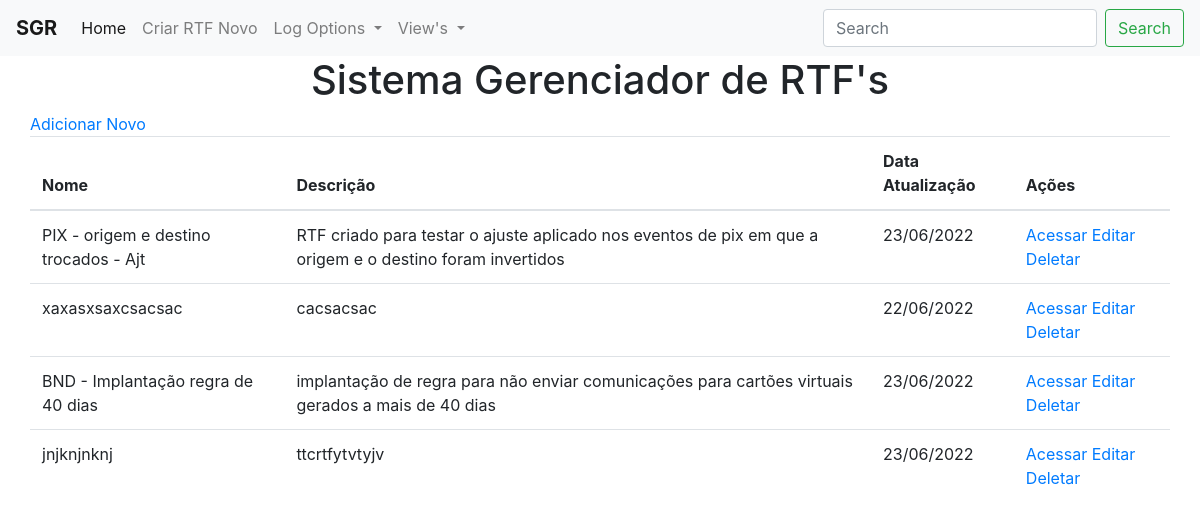
Before: /viewRTF with the older database file.
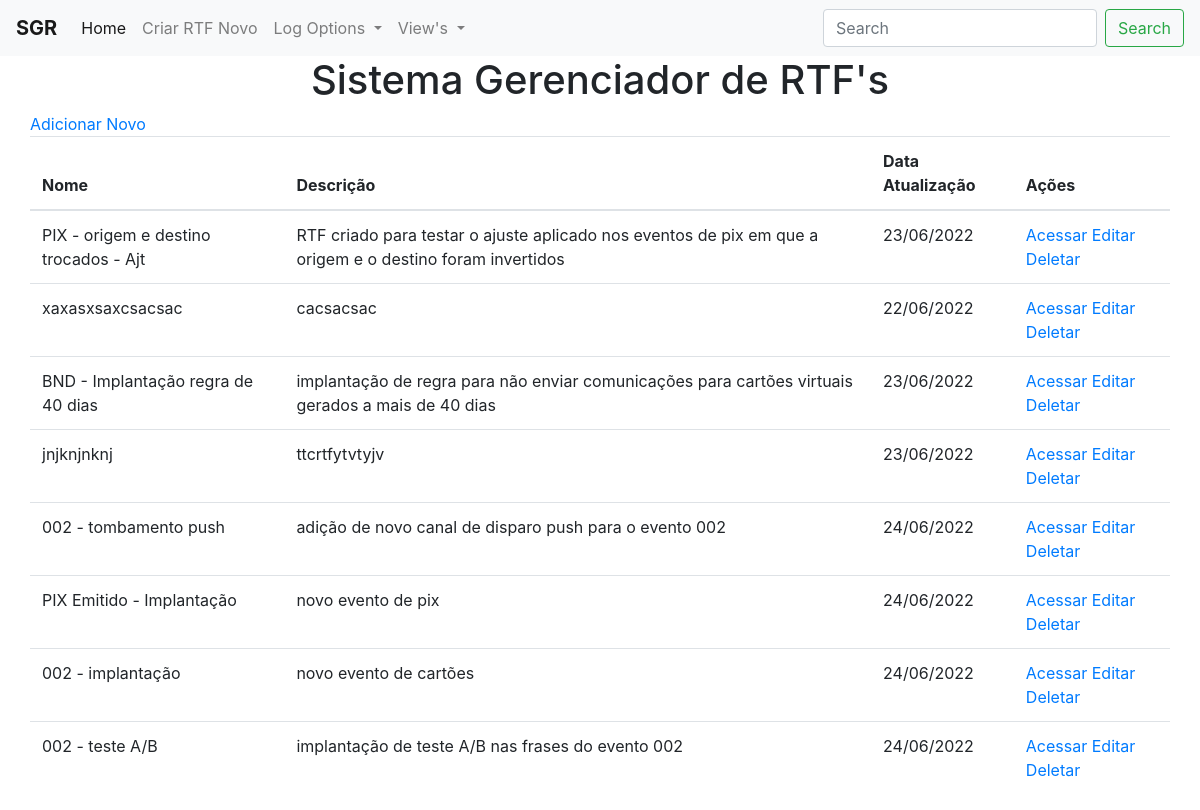
After: the same page with the newer database file.
### app.py (models this page shows, shortened)
class RTFs(db.Model):
    id = db.Column("id", db.Integer, primary_key=True, autoincrement=True)
    name = db.Column(db.String(100))
    descricao = db.Column(db.String(500))
    qtd_pages = db.Column(db.Integer)
    cenarios = db.relationship('Cenarios', backref='rtfs')
    paginas = db.relationship('Pagina', backref='rtfsP')
    data_criacao = db.Column(db.Date, default=datetime.utcnow().date())
    data_update = db.Column(db.Date, default=datetime.utcnow().date())
    data_criacao_formatada = db.Column(db.String(10))
    data_update_formatada = db.Column(db.String(10))

### app.py (the view)
@app.route("/viewRTF", methods=["POST", "GET"])
def viewRTF():
    if request.method == "POST":
        busca = request.form["busca"]
        rtfs = RTFs.query.filter(RTFs.name.contains(busca))
    else:
        rtfs = RTFs.query.all()
    return render_template("viewRTFs.html", values=rtfs)\

### templates/viewRTFs.html (shortened to what this page needs)
{% extends "base.html" %}
{% block content%}
    <div class="container">
        <div class="row">
            <div class="col-xs-12">
                <a href="{{url_for('add_rtf')}}">Adicionar Novo</a>
            </div>
            <div class="col-xs-12">
                <table class="table">
                    <thead>
                        <th>Nome</th>
                        <th>Descrição</th>
                        <th>Data Atualização</th>
                        <th>Ações</th>
                    </thead>
                    <tbody>
                        {% for item in values %}
                            <tr>
                                <td>{{ item.name }}</td>
                                <td>{{ item.descricao }}</td>
                                <td>{{ item.data_update_formatada }}</td>
                                <td>
                                    <a href="{{url_for('viewCenarios', id_rtf=item.id, pagina=1)}}">Acessar</a>
                                    <a href="{{url_for('edit_rtf', id=item.id)}}">Editar</a>
                                    <a href="{{url_for('delete_rtf', id=item.id)}}">Deletar</a>
                                </td>
                            </tr>
                        {% endfor %}
                    </tbody>
                </table>
            </div>
        </div>
    </div>
{% endblock %}

### templates/base.html (shortened to what this page needs)
<!DOCTYPE html>
<html lang="pt-br">
<head>
    <link rel="stylesheet" href="https://cdn.jsdelivr.net/npm/bootstrap@4.3.1/dist/css/bootstrap.min.css"
>
</head>
    <body>
        <nav class="navbar navbar-expand-lg navbar-light bg-light">
            <a class="navbar-brand" href="{{ url_for('index') }}" style="font-weight:700;">SGR</a>
            <div class="collapse navbar-collapse" id="navbarSupportedContent">
                <ul class="navbar-nav mr-auto">
                    <li class="nav-item active">
                        <a class="nav-link" href="{{ url_for('index') }}">Home <span class="sr-only">(current)</span></a>
                    </li>
                    <li class="nav-item">
                        <a class="nav-link" href="{{url_for('add_rtf')}}">Criar RTF Novo</a>
                    </li>
                    <li class="nav-item dropdown">
                        <a class="nav-link dropdown-toggle" href="#" id="navbarDropdownLog" role="button" data-toggle="dropdown"
                           aria-haspopup="true" aria-expanded="false">
                            Log Options
                        </a>
                    </li>
                    <li class="nav-item dropdown">
                        <a class="nav-link dropdown-toggle" href="#" id="navbarDropdownViews" role="button" data-toggle="dropdown"
                           aria-haspopup="true" aria-expanded="false">
                            View's
                        </a>
                    </li>
                </ul>
                <form class="form-inline my-2 my-lg-0" action="{{ url_for('viewRTF')}}" method="POST">
                    <input class="form-control mr-sm-2" type="search" placeholder="Search" aria-label="Search" name="busca" id="busca">
                    <button class="btn btn-outline-success my-2 my-sm-0" type="submit">Search</button>
                </form>
            </div>
        </nav>
        <div class="container-fluid">
            <h1 style="style=color:red;text-align:center;">Sistema Gerenciador de RTF's</h1>
            {% block content %}{% endblock %}
        </div>
    </body>
</html>

Changed rows visible on the page:
added RTFs: name "002 - tombamento push", descricao "adição de novo canal de disparo push para o evento 002", data_update_formatada "24/06/2022"
added RTFs: name "PIX Emitido - Implantação", descricao "novo evento de pix", data_update_formatada "24/06/2022"
added RTFs: name "002 - implantação", descricao "novo evento de cartões", data_update_formatada "24/06/2022"
added RTFs: name "002 - teste A/B", descricao "implantação de teste A/B nas frases do evento 002", data_update_formatada "24/06/2022"
